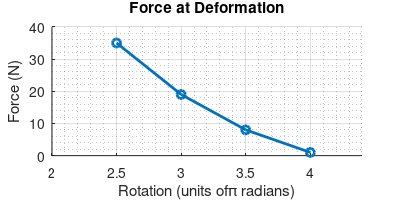
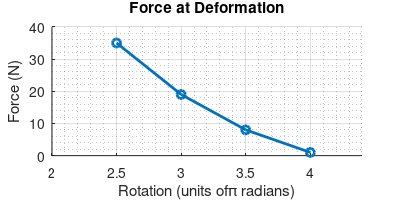

MATLAB code for these plots, in order:
% pull_force_experiment.m
% Pull Force Testing Experiment
% Copyright 2015 Andrew P. Sabelhaus, Kyle Zampaglione
% This file contains the data from the pull force tests,
% and plots that data.

clear all; close all; clc;

% In angles, these rotations were: [450; 540; 630; 720];
experimental_rotations = [1.25; 1.5; 1.75; 2];

% These are in N
experimental_forces = [35; 19; 8; 1];

% These are in cm
experimental_lengths = [35.2; 32.7; 29.4; 25.7];

%% Create plots
% First, rotations.
RotationsFigureHandle = figure;
hold on
%set(gca,'FontSize',11);
%set(RotationsFigureHandle,'Position',[100,100,450,300]);
%set(RotationsFigureHandle,'PaperPosition',[1,1,4.5,3]);
set(RotationsFigureHandle,'Position',[100,100,400,200]);
set(RotationsFigureHandle,'PaperPosition',[1,1,4,2]);

%title('Force at Deformation vs. Actuator Rotation')
title('Force at Deformation')
xlabel('Rotation (units of\pi radians)')
ylabel('Force (N)')

% 2016-04-29 changed to radians as x-axis units
experimental_rotations = experimental_rotations .* 2;
plot(experimental_rotations,experimental_forces,'o-','LineWidth',2);
grid on;
grid minor;
%xlim([1 2.2])
xlim([2 4.4])
%ylim([0 50])
ylim([0 40])

% Save images
% Create the filenames for both images
save_path_base = '../img/pull_force_experiment_rotations_forpowerpoint';
save_fullpath_fig = strcat(save_path_base, '.fig');
save_fullpath_eps = strcat(save_path_base, '.eps');

% Uncomment the lines below to save.
savefig(save_fullpath_fig);
print(save_fullpath_eps,'-depsc')

hold off;

% Then, plot force vs. lengths.
%LengthsFigureHandle = figure;
%hold on
%set(gca,'FontSize',11);
%set(LengthsFigureHandle,'Position',[100,100,450,300]);
%set(LengthsFigureHandle,'PaperPosition',[1,1,4.5,3]);

%title('Force at Deformation vs. Actuator Length')
%xlabel('Actuator Length (cm)')
%ylabel('Force (N)')
%plot(experimental_lengths,experimental_forces,'o-','LineWidth',2);
%grid on;
%grid minor;
%xlim([10,41]);

% Save images
% Create the filenames for both images
%save_path_base = 'img/pull_force_experiment_lengths';
%save_fullpath_fig = strcat(save_path_base, '.fig');
%save_fullpath_eps = strcat(save_path_base, '.eps');

% Uncomment the lines below to save.
%savefig(save_fullpath_fig);
%print(save_fullpath_eps,'-depsc')
